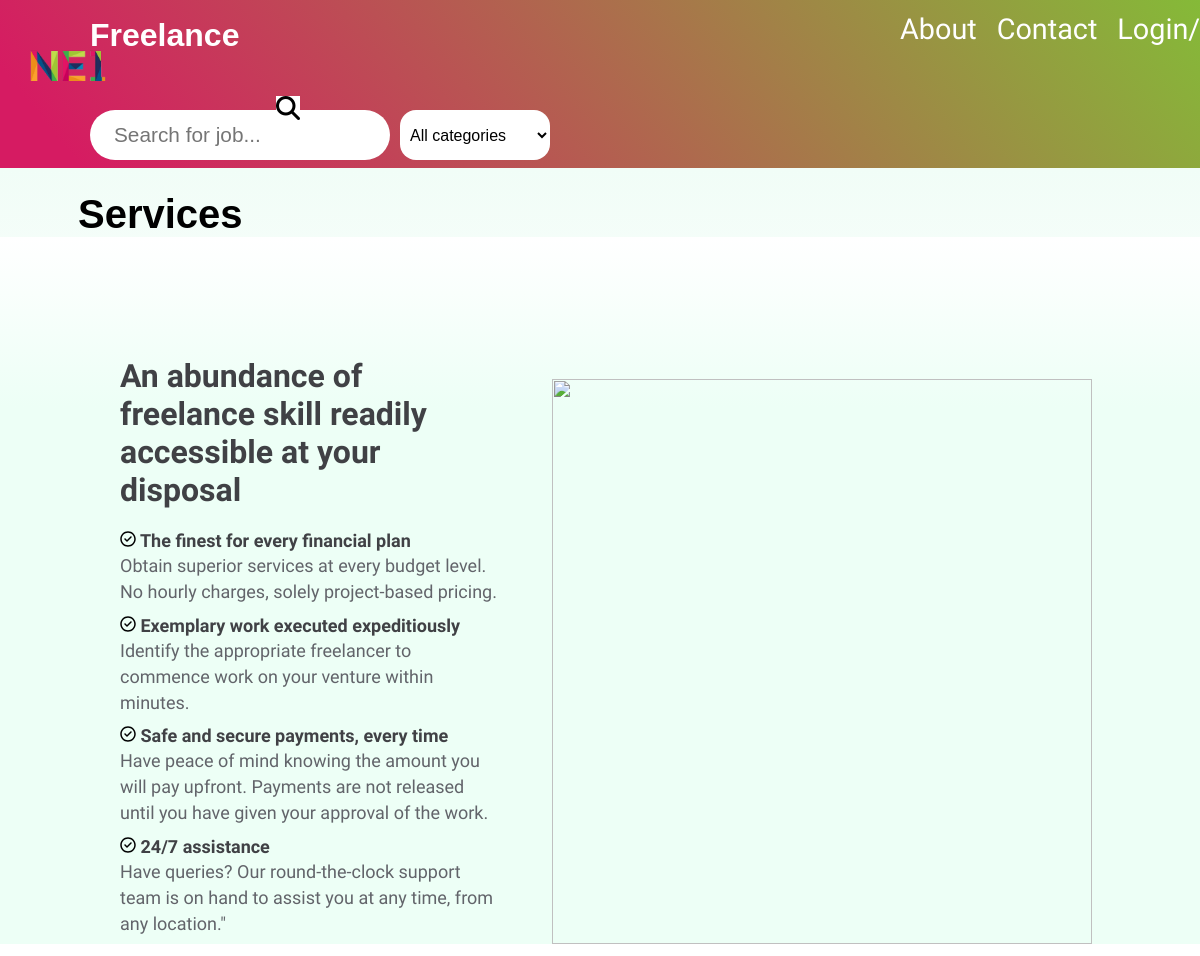
The app's page / (upper part), older data.
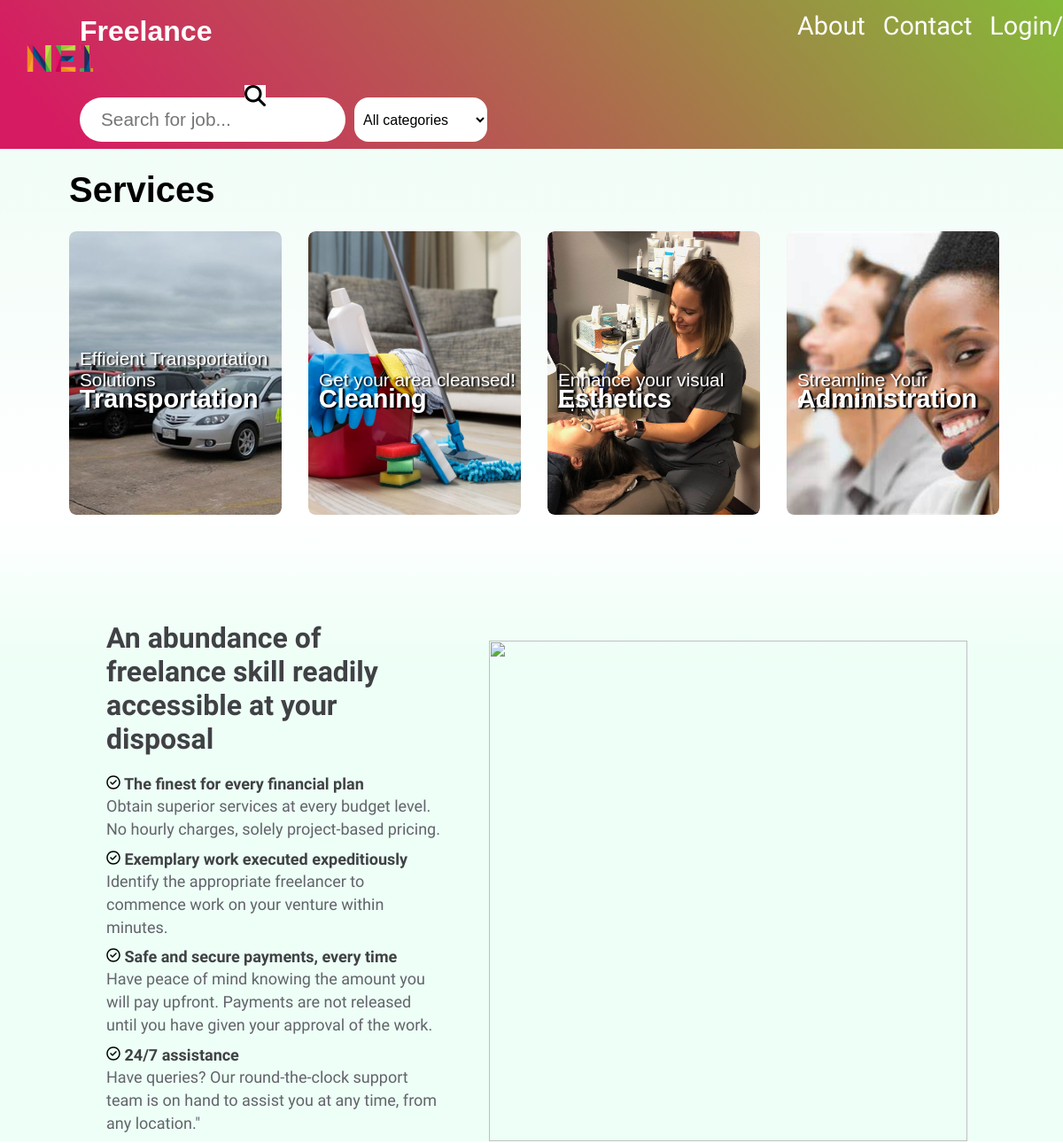
The same page, newer data.
### home/models.py (models this page shows, shortened)
class Service(models.Model):
    title = models.CharField(max_length=50)
    tagline = models.CharField(max_length=100, default = '')
    image = models.ImageField(upload_to='services/', blank=True, null=True)

### home/views.py (the view)
# urls.py: path('',home_view.index, name = 'home_page'), #ne1freelance.com - Home page
def index(request):
    services = Service.objects.all()
    job_category = JobCategory.objects.all()
    if request.user.is_authenticated: #if they are logged in
        return redirect("search_jobs")
    else:
        return render(request,'home/index.html' , {'services' : services, 'job_category': job_category})

### templates/home/index.html (shortened to what the changed rows need)
<html lang="en">
<head>
    {% load static %}
    <link rel="stylesheet" href="{% static 'css/home/index.css' %}">
</head>
<body>
<header class="header">
    <div class="red-gradient">
        <h1 class="title"><b>Freelance</b></h1>
    </div>
</header>
    <main class="main-container">
        <div class="flexible-services">
            <h2>Services</h2>
        <div class="services">
            {% for service in services %}
            <div class="service service{{ forloop.counter }}">
                {% if service.title == 'Transportation' %}
                <p class="service-title" id="transportation-title">{{ service.tagline }}</p>
                {% else %}
                <p class="service-title">{{ service.tagline }}</p>
                    {% endif %}
                    <p class="service-title-span">{{ service.title }}</p>
                {% if service.title == 'Transportation' %}
                    <p class="service-title-span"  id="transportation-span">{{ service.title }}</p>
                    {% else %}
                    <p class="service-title-span">{{ service.title }}</p>
                        {% endif %}
                {% if service.image %}
                <img class="service-img" src="{{ service.image.url }}" alt="{{ service.title }}">
                {% else %}
                <style>
                    .service{
                        background-color: rgb(98, 98, 98);
                    }
                </style>
                {% endif %}
            </div>
            {% endfor %}
        </div>
        </div>
<br><br>
    </main>
</body>
</html>

Row changes from the older to the newer data that the page shows:
added Service: tagline "Efficient Transportation Solutions", title "Transportation", image (picture)
added Service: tagline "Get your area cleansed!", title "Cleaning", image (picture)
added Service: tagline "Enhance your visual Appeal", title "Esthetics", image (picture)
added Service: tagline "Streamline Your Operations", title "Administration", image (picture)
